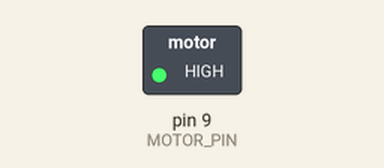
Bench run of a sketch on a simulated Arduino Uno, built with avr-gcc and run on an emulated ATmega328P. Parts: switched loads named in the sketch (green lamp = pin HIGH).

Above: at 1.5 s.
At 4.5 s:
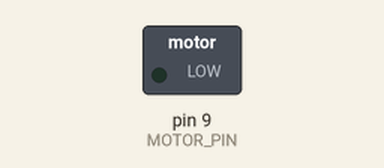
Timing chart, 0 to 7.8 s (numbered marks = the images above):
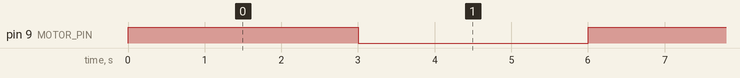

The sketch:

Projekt_14-DC_Motor.ino
```cpp
/**************************************************************************
 * Projekt 14 - DC-Motor
 *
 * MOTORSPINNING
 * Detta projekt kräver att du kör motorn med en NPN-transistor.
 * Arduino kan bara köra cirka 40 mA ström per stift och en motor
 * kräver upp till 150 mA. Transistorn förstärker strömmen
 **************************************************************************/

// Anslut transistorns bas till stift 9.
const int MOTOR_PIN = 9;

void setup()
{
  pinMode(MOTOR_PIN, OUTPUT);  // ställer in stiftet som en OUTPUT
  Serial.begin(9600);          // initiera seriell kommunikation
}


void loop()
{
  int onTime  = 3000;  // millisekunder för att slå på motorn
  int offTime = 3000;  // millisekunder för att stänga av motorn

  analogWrite(MOTOR_PIN, 255); // slå på motorn (full hastighet)
  delay(onTime);               // väntetid för onTime millisekunder
  analogWrite(MOTOR_PIN, 0);   // stäng av motorn
  delay(offTime);              // väntetid för offTime milliseconds


  // FÖR ATT TESTA DE BORTKOMMENTERADE FUNKTIONER NEDAN, TA BORT KOMMENTAR-TECKEN.

  //speedUpAndDown();
  //serialSpeed();
}


/***********************************************************************
 * Denna funktion accelererar upp motorn från 0 till full hastighet,
 * för att sedan accelererar ned till 0.
 ***********************************************************************/
void speedUpAndDown()
{
  int speed;
  int delayTime = 1; // millisekunder mellan varje hastighetssteg

  // accelererar motorn
  for(speed = 0; speed <= 255; speed++)
  {
    analogWrite(MOTOR_PIN,speed); // ställer in denSerial.print("speed: ");
    delay(delayTime);             // väntetid mellan hastighetssteg

    Serial.print("speed: ");
    Serial.println(speed);
  }
  //
  for(speed = 255; speed >= 0; speed--)
  {
    analogWrite(MOTOR_PIN,speed); // ställer in den nya hastigheten
    delay(delayTime);             // väntetid mellan hastighetssteg

    Serial.print("speed: ");
    Serial.println(speed);
  }
}

/*****************************************************************************
 * Funktionen uppmanar användaren att ange en hastighet på 0-255 genom den
 * seriella monitorn så att motorn sedan roterar genom det angivna värdet.
 *****************************************************************************/
void serialSpeed()
{
  int speed;

  // Detta meddelande nedan skrivs ut bara en gång på monitorn.
  Serial.println("Skriv en hastighet (0-255) i rutan ovan,");
  Serial.println("klicka sedan pa [skicka/send] eller tryck pa [retur]");
  Serial.println();  //Skriv ut en tom rad

  // "true" är alltid sant, så detta kommer att slinga för alltid.
  while(true)
  {
    // Kontrollerar om inkommande data är tillgänglig:
    while (Serial.available() > 0)
    {
      // parseInt() läser in det första heltalsvärdet från Serial Monitor.
      speed = Serial.parseInt();

      // begränsar hastigheten mellan 0 och 255 eftersom analogWrite() bara fungerar i detta intervall.
      speed = constrain(speed, 0, 255);

      //skriver ut den hastighet som du angav på monitorn.
      Serial.print("Du staeller in hastighet till:  ");
      Serial.println(speed);

      analogWrite(MOTOR_PIN, speed);  // ställer in motorns hastighet.
    }
  }
}
```

Measured:
- by itself, pin 9 (MOTOR_PIN): alternates HIGH for 3.0 s and LOW for 3.0 s
